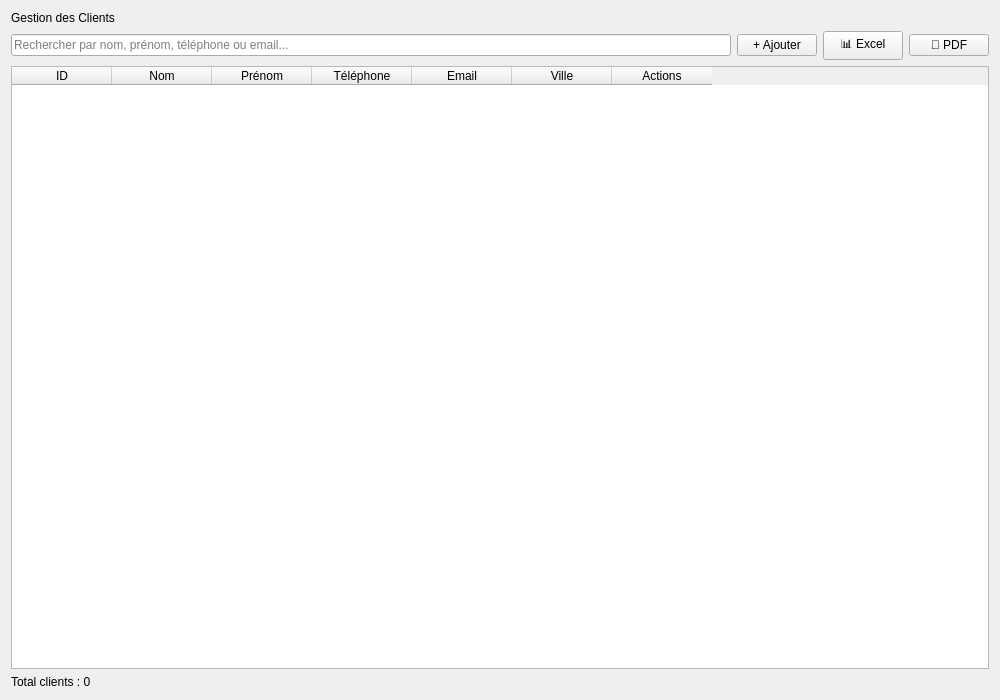
<?xml version="1.0" encoding="UTF-8"?>
<ui version="4.0">
 <class>ClientsForm</class>
 <widget class="QWidget" name="ClientsForm">
  <property name="geometry">
   <rect>
    <x>0</x>
    <y>0</y>
    <width>1000</width>
    <height>700</height>
   </rect>
  </property>
  <property name="windowTitle">
   <string>Gestion des Clients</string>
  </property>
  <layout class="QVBoxLayout" name="mainLayout">
   <!-- En-tête avec titre -->
   <item>
    <widget class="QLabel" name="titleLabel">
     <property name="text">
      <string>Gestion des Clients</string>
     </property>
    </widget>
   </item>
   
   <!-- Barre de recherche et boutons -->
   <item>
    <layout class="QHBoxLayout" name="toolbarLayout">
     <!-- Recherche -->
     <item>
      <widget class="QLineEdit" name="searchInput">
       <property name="placeholderText">
        <string>Rechercher par nom, prénom, téléphone ou email...</string>
       </property>
      </widget>
     </item>
     
     <!-- Boutons -->
     <item>
      <widget class="QPushButton" name="btnAdd">
       <property name="text">
        <string>+ Ajouter</string>
       </property>
       <property name="maximumWidth">
        <number>100</number>
       </property>
      </widget>
     </item>
     
     <item>
      <widget class="QPushButton" name="btnExportExcel">
       <property name="text">
        <string>📊 Excel</string>
       </property>
       <property name="maximumWidth">
        <number>100</number>
       </property>
      </widget>
     </item>
     
     <item>
      <widget class="QPushButton" name="btnExportPDF">
       <property name="text">
        <string>📄 PDF</string>
       </property>
       <property name="maximumWidth">
        <number>100</number>
       </property>
      </widget>
     </item>
    </layout>
   </item>

   <!-- TableView -->
   <item>
    <widget class="QTableWidget" name="clientsTable">
     <property name="selectionBehavior">
      <enum>QAbstractItemView::SelectRows</enum>
     </property>
     <property name="selectionMode">
      <enum>QAbstractItemView::SingleSelection</enum>
     </property>
     <property name="alternatingRowColors">
      <bool>true</bool>
     </property>
     <column>
      <property name="text">
       <string>ID</string>
      </property>
     </column>
     <column>
      <property name="text">
       <string>Nom</string>
      </property>
     </column>
     <column>
      <property name="text">
       <string>Prénom</string>
      </property>
     </column>
     <column>
      <property name="text">
       <string>Téléphone</string>
      </property>
     </column>
     <column>
      <property name="text">
       <string>Email</string>
      </property>
     </column>
     <column>
      <property name="text">
       <string>Ville</string>
      </property>
     </column>
     <column>
      <property name="text">
       <string>Actions</string>
      </property>
     </column>
    </widget>
   </item>

   <!-- Statistiques -->
   <item>
    <widget class="QLabel" name="statsLabel">
     <property name="text">
      <string>Total clients : 0</string>
     </property>
    </widget>
   </item>
  </layout>
 </widget>
 <resources/>
 <connections/>
</ui>
